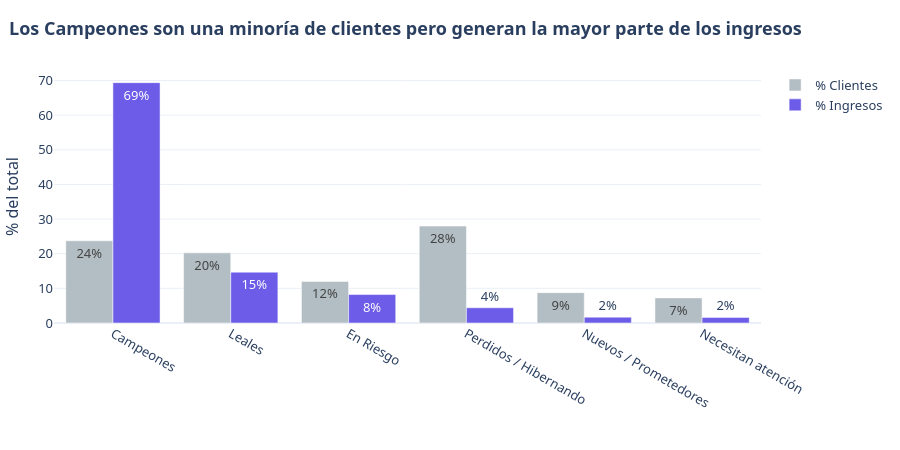

Here is the notebook cell this chart was saved with:
### Code cell
# Peso de cada segmento: % de clientes vs % de ingresos
largo = seg.melt(id_vars="Segmento_Negocio", value_vars=["% Clientes", "% Ingresos"], var_name="Métrica", value_name="Porcentaje")
fig = px.bar(largo, x="Segmento_Negocio", y="Porcentaje", color="Métrica", barmode="group",
             color_discrete_map={"% Clientes": "#B2BEC3", "% Ingresos": "#6C5CE7"},
             text=largo["Porcentaje"].map("{:.0f}%".format), category_orders={"Segmento_Negocio": seg["Segmento_Negocio"].tolist()})
fig.update_layout(xaxis_title="", yaxis_title="% del total")
estilo(fig, "Los Campeones son una minoría de clientes pero generan la mayor parte de los ingresos", 450).show()

### Figure 1 — Plotly figure (JSON) as saved in the notebook; plotly's stock layout.template omitted (floating-point values rounded to 4 significant figures)
{"data": [{"alignmentgroup": "True", "hovertemplate": "Métrica=% Clientes<br>Segmento_Negocio=%{x}<br>Porcentaje=%{y}<br>text=%{text}<extra></extra>", "legendgroup": "% Clientes", "marker": {"color": "#B2BEC3", "pattern": {"shape": ""}}, "name": "% Clientes", "offsetgroup": "% Clientes", "orientation": "v", "showlegend": true, "text": ["24%", "20%", "12%", "28%", "9%", "7%"], "textposition": "auto", "type": "bar", "x": ["Campeones", "Leales", "En Riesgo", "Perdidos / Hibernando", "Nuevos / Prometedores", "Necesitan atención"], "xaxis": "x", "y": [23.74, 20.25, 12.02, 27.98, 8.761, 7.252], "yaxis": "y"}, {"alignmentgroup": "True", "hovertemplate": "Métrica=% Ingresos<br>Segmento_Negocio=%{x}<br>Porcentaje=%{y}<br>text=%{text}<extra></extra>", "legendgroup": "% Ingresos", "marker": {"color": "#6C5CE7", "pattern": {"shape": ""}}, "name": "% Ingresos", "offsetgroup": "% Ingresos", "orientation": "v", "showlegend": true, "text": ["69%", "15%", "8%", "4%", "2%", "2%"], "textposition": "auto", "type": "bar", "x": ["Campeones", "Leales", "En Riesgo", "Perdidos / Hibernando", "Nuevos / Prometedores", "Necesitan atención"], "xaxis": "x", "y": [69.39, 14.69, 8.212, 4.4, 1.692, 1.614], "yaxis": "y"}], "layout": {"barmode": "group", "font": {"family": "Segoe UI, Arial", "size": 13}, "height": 450, "legend": {"title": {"text": ""}, "tracegroupgap": 0}, "margin": {"b": 40, "l": 40, "r": 20, "t": 70}, "title": {"text": "<b>Los Campeones son una minoría de clientes pero generan la mayor parte de los ingresos</b>", "x": 0.01}, "xaxis": {"anchor": "y", "categoryarray": ["Campeones", "Leales", "En Riesgo", "Perdidos / Hibernando", "Nuevos / Prometedores", "Necesitan atención"], "categoryorder": "array", "domain": [0.0, 1.0], "title": {"text": ""}}, "yaxis": {"anchor": "x", "domain": [0.0, 1.0], "title": {"text": "% del total"}}}}
